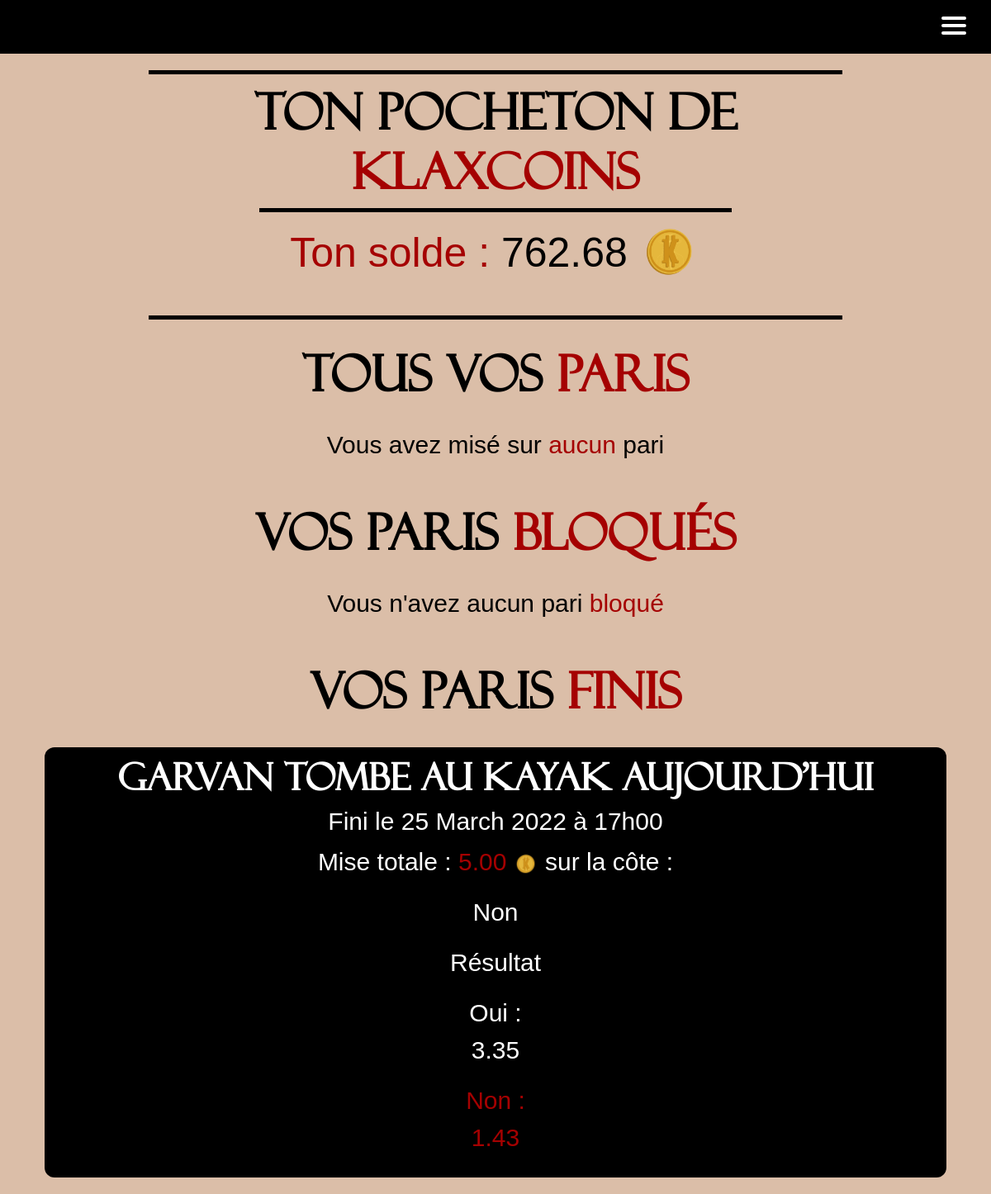
Page /home_betKlax/myBets/ (signed in) on the earlier database version.
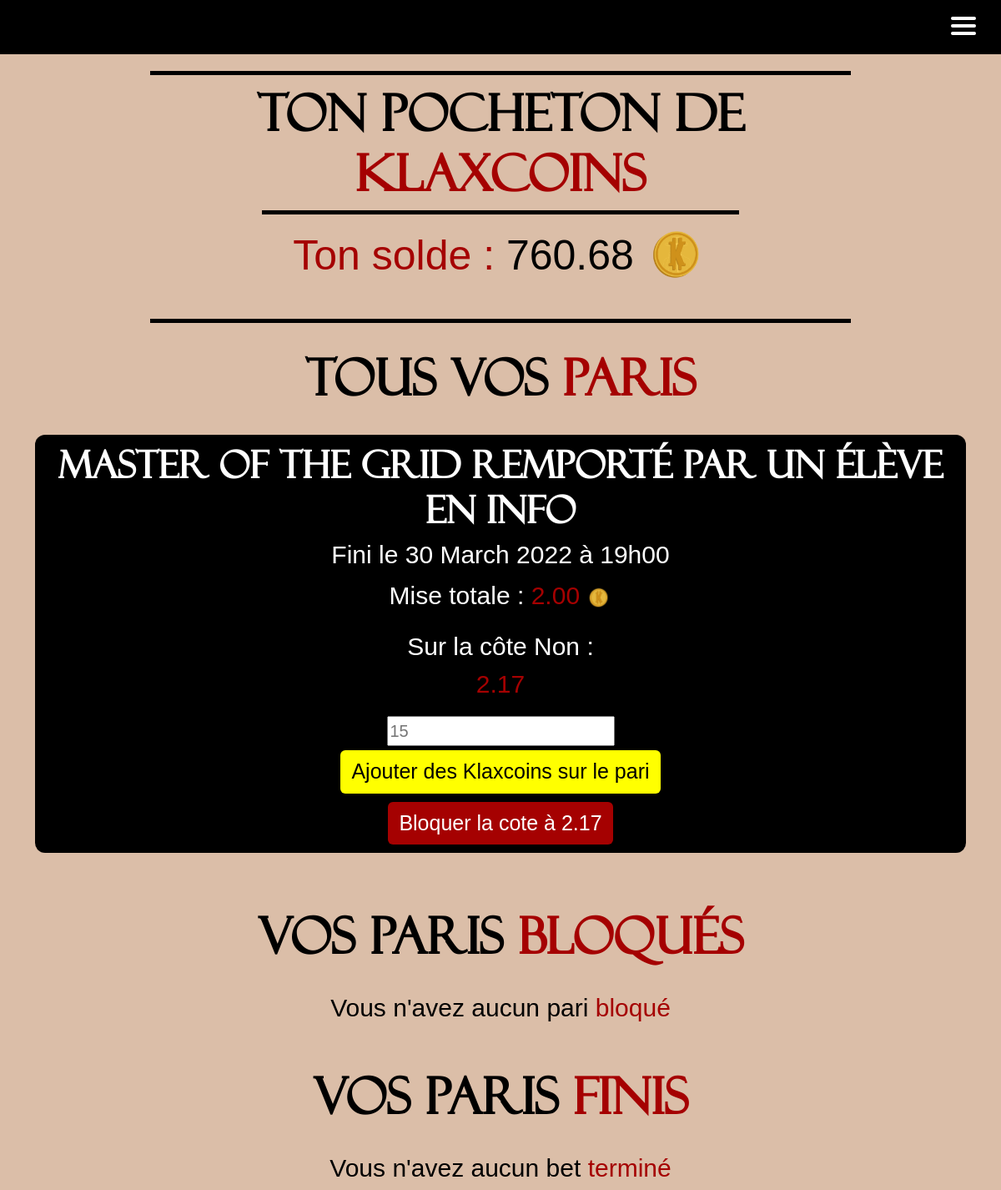
Same page on the later database version.
### main_app/models.py (models this page shows)
class User(AbstractUser):
    id = models.AutoField(primary_key=True, unique=True)
    first_name = models.CharField(max_length=30)
    last_name = models.CharField(max_length=30)
    username = models.CharField(max_length=20, unique=True)
    email = models.EmailField(unique=True, default="@enssat.fr")
    SECTOR = (
        ('INFO', 'Informatique'),
        ('PHOT', 'Photonique'),
        ('SNUM', 'Systèmes numériques'),
        ('IMR', 'IMR')
    )
    sector = models.CharField(max_length=4, choices=SECTOR, blank=True, help_text='Donne moi ta filière bro')
    created = models.DateTimeField(auto_now_add=True)
    updated = models.DateTimeField(auto_now=True)
    klax_coins = models.DecimalField(max_digits=12, decimal_places=2, default=100.00)
    activate = models.BooleanField(default=False)
    from_list = models.BooleanField(default=False)
    USERNAME_FIELD = 'email'
    REQUIRED_FIELDS = ['username']

class StoreBets(models.Model):
    bet_id = models.ForeignKey('Bets', on_delete=models.CASCADE)
    user_id = models.ForeignKey('User', on_delete=models.CASCADE)
    RESULT = (
        ('W', 'Win'),
        ('L', 'Lose')
    )
    result = models.CharField(max_length=1, choices=RESULT, blank=True, help_text='Which result for the bet')
    gains = models.DecimalField(max_digits=12, decimal_places=2, default=1.00)
    created = models.DateTimeField(auto_now_add=True)
    bet_rate = models.DecimalField(max_digits=4, decimal_places=2, default=1.00)
    blocked_bet = models.BooleanField(default=False)
    closed_bet = models.BooleanField(default=False)
    final_result = models.CharField(max_length=1, choices=RESULT, blank=False)

class Bets(models.Model):
    id = models.AutoField(primary_key=True, unique=True)
    bet_name = models.CharField(max_length=256, unique=True)
    win_rate = models.DecimalField(max_digits=4, decimal_places=2, default=2.00)
    win_vote = models.IntegerField(default=0)
    win_gains = models.DecimalField(max_digits=12, decimal_places=2, default=1.00)
    win_name = models.CharField(max_length=128, null=False, default="Oui")
    lose_rate = models.DecimalField(max_digits=4, decimal_places=2, default=2.00)
    lose_vote = models.IntegerField(default=0)
    lose_gains = models.DecimalField(max_digits=12, decimal_places=2, default=1.00)
    lose_name = models.CharField(max_length=128, null=False, default="Non")
    created = models.DateTimeField(auto_now_add=True)
    ended = models.DateTimeField(help_text='YYYY-MM-DD HH:MM:SS')
    visible = models.BooleanField(default=False)
    closed_bet = models.BooleanField(default=False)
    RESULT = (
        ('W', 'Win'),
        ('L', 'Lose')
    )
    result = models.CharField(max_length=1, choices=RESULT, blank=False)

### main_app/views.py (the view)
# urls.py: path("home_betKlax/myBets/", views.myBets, name="myBets"),
def myBets(request):
    try:
        finalizedBets = StoreBets.objects.filter(user_id_id=request.user.id, blocked_bet=True, closed_bet=False)
    except User.DoesNotExist:
        finalizedBets = None
    try:
        mybets = StoreBets.objects.filter(user_id_id=request.user.id, blocked_bet=False, closed_bet=False)
    except StoreBets.DoesNotExist:
        mybets = None
    try:
        user = User.objects.get(pk=request.user.id)
    except User.DoesNotExist:
        user = None
    try:
        myEndedBets = StoreBets.objects.filter(user_id_id=request.user.id, blocked_bet=True, closed_bet=True)
    except StoreBets.DoesNotExist:
        myEndedBets = None
    if user is not None:
        return render(request, 'bets/myBetKlax.html',
                      {'mybets': mybets, 'finalizedBets': finalizedBets, 'user': user, 'myEndedBets': myEndedBets})

### templates/bets/myBetKlax.html (shortened to what this page needs)
{% extends 'main.html' %}
{% block content %}
{% load static %}
{% load bootstrap5 %}
{% bootstrap_css %}
{% include 'nav.html' %}
{% if user %}
    <div class="container-fluid" id="wallet">
        <h1>Ton pocheton de <span>Klaxcoins</span></h1>
          {% if user.klax_coins > 0 %}
              <div>
                  <p><span>Ton solde : </span>{{ user.klax_coins }} <img class="img-fluid" height="75" width="75" src="{% static 'klax_or.png' %}" alt=""/></p>
              </div>
          {% else %}
              <div>
                <p><span>Time to soudoyer</span> car là tu n'as aucun <span id="yellow-span">klaxcoin</span> à parier (tema la bete de phrase)</p>
              </div>
          {% endif %}
    </div>
    <div class="container" id="betklax-pages">
        <h1 style="text-align: center; margin-top:20px">Tous vos <span>paris</span></h1><br>
        {% if mybets %}
            {%  for bet in mybets %}
                <div class="div-du-bet">
                    <h3>{{ bet.bet_id.bet_name }}</h3>
                    <h5>Fini le {{bet.bet_id.ended | date:"d"}} {{bet.bet_id.ended  | date:"F"}} {{bet.bet_id.ended  | date:"o"}} à {{bet.bet_id.ended | date:"H"}}h{{bet.bet_id.ended | date:"i"}}</h5>
                    <p>Mise totale : <span>{{ bet.gains }}</span> <img class="img-fluid" height="30" width="30" src="{% static 'klax_or.png' %}" alt=""/></p>
                    {% if bet.result == 'W' %}
                            <p>Sur la côte {{ bet.bet_id.win_name }} : <br> <span>{{ bet.bet_id.win_rate }}</span> </p>
                    {% else %}
                            <p>Sur la côte {{ bet.bet_id.lose_name }} : <br>    <span>{{ bet.bet_id.lose_rate }}</span> </p>
                    {% endif %}
                    <label for="mise"></label><input style="font-size: 20px; font-family: 'samuel', sans-serif;" placeholder="15" type="number" id="mise{{ bet.bet_id.id }}">
                    <br>
                    <a class="btn btn--main" id="btn-href-{{ bet.bet_id.id }}" href="{% url "addGains" id_bet=bet.bet_id.id gains=0 %}" onclick="addGains(this.id)" style="font-size: 25px; font-family: 'samuel', sans-serif; color:black; background-color: yellow; margin-bottom:10px; margin-top: 5px">
                        Ajouter des Klaxcoins sur le pari
                    </a>
                    <br>
                    {% if bet.result == 'W' %}
                        <a class="btn btn--main" style="font-size: 25px; font-family: 'samuel', sans-serif; background-color:rgb(165, 1, 1); color:white" href="{% url "finalizeBet" id_bet=bet.bet_id.id %}" id="finalizeBet{{ bet.bet_id.id }}">
                            Bloquer la cote à {{ bet.bet_id.win_rate }}
                        </a>
                    {% else %}
                        <a class="btn btn--main" style="font-size: 25px; font-family: 'samuel', sans-serif; background-color:rgb(165, 1, 1); color:white" href="{% url "finalizeBet" id_bet=bet.bet_id.id %}" id="finalizeBet{{ bet.bet_id.id }}">
                            Bloquer la cote à {{ bet.bet_id.lose_rate }}
                        </a>
                    {% endif %}
                </div>
            {% endfor %}
        {% else %}
            <h5 style="text-align: center;">Vous avez misé sur <span>aucun</span> pari</h5>
        {% endif %}
        <br>
        <h1 style="text-align: center; margin-top:20px"> Vos paris <span>bloqués</span> </h1> <br>
        <div class="container">
            {% if finalizedBets %}
                {% for bet in finalizedBets %}
                    <div class="div-du-bet">
                        <h3>{{ bet.bet_id.bet_name }}</h3>
                        <h5>Fini le {{bet.bet_id.ended | date:"d"}} {{bet.bet_id.ended  | date:"F"}} {{bet.bet_id.ended  | date:"o"}} à {{bet.bet_id.ended | date:"H"}}h{{bet.bet_id.ended | date:"i"}}</h5>
                        <p>Mise totale : <span>{{ bet.gains }} </span> <img class="img-fluid" height="30" width="30" src="{% static 'klax_or.png' %}" alt=""/></p>
                        {% if bet.result == 'W' %}
                                <p>Sur la côte {{ bet.bet_id.win_name }} : <br> <span>{{ bet.bet_rate }}</span> </p>
                        {% else %}
                                <p>Sur la côte {{ bet.bet_id.lose_name }} : <br> <span>{{ bet.bet_rate }}</span> </p>
                        {% endif %}
                    </div>
                {% endfor %}
            {% else %}
                <h5 style="text-align: center;">Vous n'avez aucun pari <span>bloqué</span></h5>
            {% endif %}
        </div>
        <br>
        <h1 style="text-align: center; margin-top:20px"> Vos paris <span>finis</span> </h1> <br>
        <div class="container">
            {% if myEndedBets %}
                {% for bet in myEndedBets %}
                    <div class="div-du-bet">
                        <h3>{{ bet.bet_id.bet_name }}</h3>
                        <h5>Fini le {{bet.bet_id.ended | date:"d"}} {{bet.bet_id.ended  | date:"F"}} {{bet.bet_id.ended  | date:"o"}} à {{bet.bet_id.ended | date:"H"}}h{{bet.bet_id.ended | date:"i"}}</h5>
                        <p>Mise totale : <span>{{ bet.gains }} </span> <img class="img-fluid" height="30" width="30" src="{% static 'klax_or.png' %}" alt=""/> sur la côte :</p>
                        {% if bet.result == 'W' %}
                            <p>{{ bet.bet_id.win_name }}</p>
                        {% else %}
                            <p>{{ bet.bet_id.lose_name }}</p>
                        {% endif %}
                        {% if not bet.final_result %}
                            <p>En attente des résultats</p>
                            {% if bet.result == 'W' %}
                                <p>Sur la côte {{ bet.bet_id.win_name }} : <br> <span>{{ bet.bet_rate }}</span> </p>
                            {% else %}
                                <p>Sur la côte {{ bet.bet_id.lose_name }} : <br> <span>{{ bet.bet_rate }}</span> </p>
                            {% endif %}
                        {% else %}
                            <p>Résultat</p>
                            {% if bet.bet_id.result == 'W' %}
                                <p><span>{{ bet.bet_id.win_name }} : <br> {{ bet.bet_rate }}</span> </p>
                                <p>{{ bet.bet_id.lose_name }} : <br> {{ bet.bet_rate }} </p>
                            {% else %}
                                <p>{{ bet.bet_id.win_name }} : <br> {{ bet.bet_id.win_rate }} </p>
                                <p><span>{{ bet.bet_id.lose_name }} : <br> {{ bet.bet_id.lose_rate }}</span> </p>
                            {% endif %}
                        {% endif %}
                    </div>
                {% endfor %}
            {% else %}
                <h5 style="text-align: center;">Vous n'avez aucun bet <span>terminé</span></h5>
            {% endif %}
        </div>
    </div>
{% endif %}
{% endblock %}

### templates/main.html (shortened to what this page needs)
<!DOCTYPE html>
{% load static %}
{% load bootstrap5 %}
<html>
{% bootstrap_css %}
<head>
    <link rel="stylesheet" href="{% static 'styles/style.css' %}" />
</head>
<body>
    {% block content %}
    {% endblock %}
</body>
</html>

### templates/nav.html (shortened to what this page needs)
{% extends 'main.html' %}
{% load static %}
{% block content %}
<nav class="nav">
  <div class="container">
      <span class="navTrigger">
          <i></i>
          <i></i>
          <i></i>
      </span>
  </div>
</nav>
{% endblock %}

### static/styles/style.css (style rules this page uses)
body { background-color: #dbbea8; color: black; }
* { cursor:url(https://i.ibb.co/2Whsx1h/klaxicon-5.png) 25 15, auto; }
#wallet { font-size: 60px; text-align: center; color: black; font-weight:normal; font-style:normal; padding-top: 10px; padding-bottom: 10px; margin: 20px auto 30px; width: 70%; border-top: 5px solid black; border-bottom: 5px solid black; }
#wallet h1 { font-size: 60px; text-align: center; font-family: 'Felixti', Arial, sans-serif; font-weight: bold; }
#wallet p { font-size: 50px; text-align: center; font-family: 'LinBiolinum', Arial, sans-serif; color: black; font-weight:normal; margin-bottom: 10px; font-style:normal; padding-top: 10px; padding-bottom: 10px; margin-left: auto; margin-right: auto; width: 70%; border-top: 5px solid black; }
#wallet span { color: rgb(165, 1, 1); }
#wallet img { margin-bottom: 10px; }
#betklax-pages { margin-top: 20px; }
#betklax-pages h1 { font-size: 60px; text-align: center; font-family: 'Felixti', Arial, sans-serif; font-weight: bold; }
#betklax-pages h3 { font-size: 45px; text-align: center; font-family: 'Felixti', Arial, sans-serif; font-weight: bold; }
#betklax-pages h5 { font-size: 30px; text-align: center; font-family: 'LinBiolinum', Arial, sans-serif; }
#betklax-pages p { font-size: 30px; text-align: center; font-family: 'LinBiolinum', sans-serif; }
#betklax-pages span { color: rgb(165, 1, 1); }
.div-du-bet { text-align: center; background-color: black; padding: 10px; border-radius: 12px; justify-content: center; margin-bottom: 20px; color:white; }
.div-du-bet h3 { font-size: 25px; }
.nav { width: 100%; height: 65px; position: relative; line-height: 65px; text-align: justify; font-family: 'Corleone', Arial, sans-serif; font-weight:normal; font-style:normal; background-color: #000000; }
.navTrigger { display: none; }
.nav { -webkit-transition: all 0.4s ease; transition: all 0.4s ease; }
@media screen and (max-width:1400px) { .navTrigger { display: block; } }
.navTrigger { cursor: pointer; width: 30px; height: 25px; margin: auto; position: absolute; right: 30px; top: 0; bottom: 0; }
.navTrigger i { background-color: #FFF; border-radius: 2px; content: ''; display: block; width: 100%; height: 4px; }
.navTrigger i:nth-child(1) { -webkit-animation: outT 0.8s backwards; animation: outT 0.8s backwards; -webkit-animation-direction: reverse; animation-direction: reverse; }
.navTrigger i:nth-child(2) { margin: 5px 0; -webkit-animation: outM 0.8s backwards; animation: outM 0.8s backwards; -webkit-animation-direction: reverse; animation-direction: reverse; }
.navTrigger i:nth-child(3) { -webkit-animation: outBtm 0.8s backwards; animation: outBtm 0.8s backwards; -webkit-animation-direction: reverse; animation-direction: reverse; }
a, a:hover, a:focus, a:active { text-decoration: none; color: inherit; }

Differences in the rows shown:
removed StoreBets: bet_id.bet_name "Garvan tombe au kayak aujourd'hui", bet_id.ended "25", bet_id.ended "March", bet_id.ended "2022", bet_id.ended "17", bet_id.ended "00", gains "5.00", bet_id.lose_name "Non", bet_id.win_name "Oui", bet_id.win_rate "3.35", bet_id.lose_rate "1.43", shown under "Vos paris finis"
changed User: klax_coins "762.68" → "760.68"
added StoreBets: bet_id.bet_name "Master of the grid remporté par un élève en info", bet_id.ended "30", bet_id.ended "March", bet_id.ended "2022", bet_id.ended "19", bet_id.ended "00", gains "2.00", bet_id.lose_name "Non", bet_id.lose_rate "2.17", shown under "Tous vos paris"
Other differences:
text no longer shown: "Vous avez misé sur aucun pari"
text now shown: "Vous n'avez aucun bet terminé"
